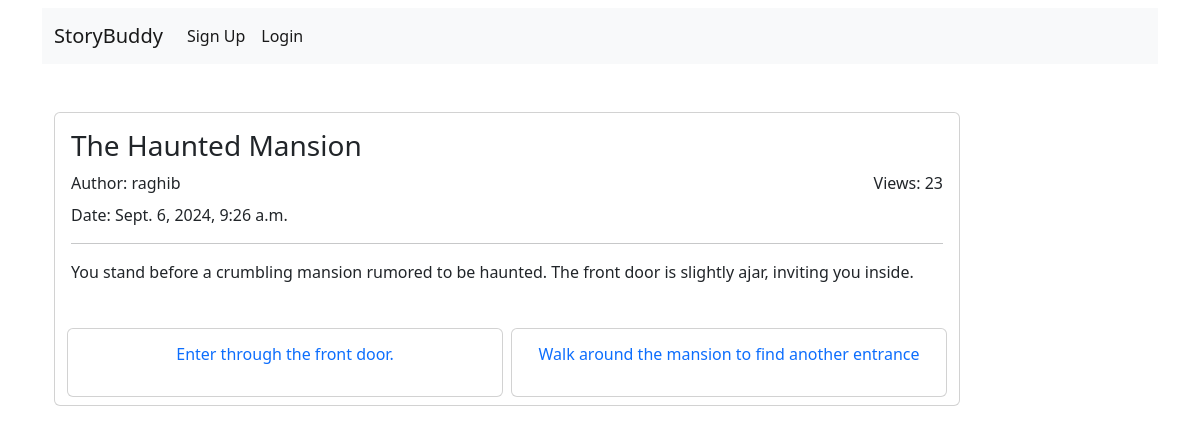
Screenshot of /story-details/8/ with the database file from the repository.
### story_app/models.py (models this page shows, shortened)
class Story(MPTTModel):
    author = models.ForeignKey(User, related_name="stories", on_delete=models.CASCADE)
    title = models.CharField(max_length=150, unique=True)
    parent = TreeForeignKey('self', on_delete=models.CASCADE, null=True, blank=True, related_name='children')
    details = models.TextField(null=True,blank=True)
    views = models.PositiveIntegerField(default=0)
    created_at = models.DateTimeField(auto_now_add=True)
    class MPTTMeta:
        order_insertion_by = ['parent','title']

### story_app/views.py (the view)
# urls.py: path('story-details/<int:id>/',views.story_details,name='story_details'),
def story_details(request, id=None):
    user = request.user
    story = Story.objects.get(id=id)
    checked = False
    if story.author == user:
        checked = True
    if user != story.author:
        story.views = F('views') + 1
        story.save()
    story = Story.objects.get(id=id)
    branches = Story.objects.filter(parent=story)
    context = {'id':story.id,'story': story,'branches':branches,'checked':checked}
    return render(request, 'story-details.html', context)

### templates/story-details.html (shortened to what this page needs)
{% extends "base.html" %}
{% block content %}
<div class="container mt-5">
    <div class="row">
        <div class="col-md-10">
            <div class="card">
                <div class="card-body">
                    <h3 class="card-title">{{ story.title }}</h3>
                    <div class="d-flex justify-content-between mb-2">
                        <div class="text-start">
                            <span class="text-dark">Author: {{story.author.username}}</span>
                        </div>
                        <div class="text-end">
                            <span class="text-dark">Views: {{story.views}}</span>
                        </div>
                    </div>
                    <div class="d-flex justify-content-between mb-2">
                        <div class="text-end">
                            <span class="text-dark">Date: {{story.created_at}}</span>
                        </div>
                    </div>
                    <hr>
                    <p class="mt-3">{{story.details}}</p>
                </div>
                <div class="row row-cols-1 row-cols-md-2 g-2 mt-1 mb-2 mx-2">
                    {% for branch in branches %}
                    <a href="{% url 'story_details' branch.id %}" class="text-decoration-none">
                        <div class="col">
                            <div class="card" style="height: 50% ;width:100%;">
                                <div class="card-body">
                                    <h6 class="card-title text-center mb-3">{{ branch.title }}</h5>
                                </div>
                            </div>
                        </div>
                    </a>
                    {% endfor %}
                </div>
            </div>
        </div>
        <div class="col-md-2">
        </div>
    </div>
</div>
{% endblock content %}

### rows the page displays
Story: title "The Haunted Mansion", author.username "raghib", views "23", created_at "Sept. 6, 2024, 9:26 a.m.", details "You stand before a crumbling mansion rumored to be haunted. The front door is slightly ajar, inviting you inside."
Story: title "Enter through the front door."
Story: title "Walk around the mansion to find another entrance"
